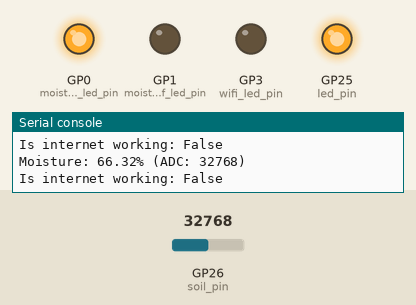
Simulated run of this program. Board: Raspberry Pi Pico running MicroPython. Parts: output pins drawn as LEDs (lit = HIGH), the last lines printed to the serial console. Inputs (shaded band) come from the test bench; at power-on: GP26 (soil_pin) = 32768 (analog values on the 0–65535 scale). WiFi joins after 1.5 s; web requests get an empty 200 reply after 0.4 s.

Above: at 1.2 s.
1.3 s: GP26 (soil_pin) set to 20368
At 2.5 s:
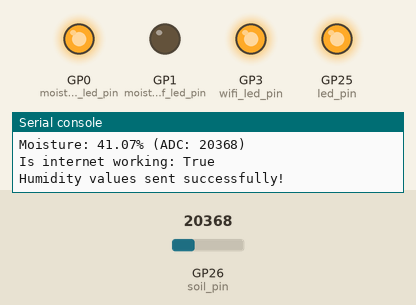
3.0 s: GP26 (soil_pin) set to 18688
Timing chart, 0 to 6.0 s (numbered marks = the images above; inputs shaded):
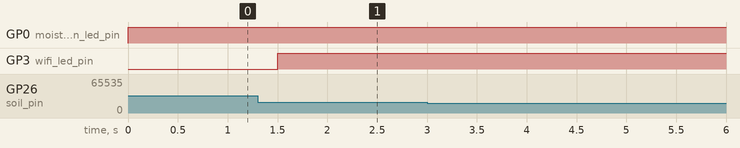

The program:

code.py
```python
from machine import Pin, ADC
import machine
import network
import time
from api import send_humidity_values

######### constants
READ_DELAY =  60 # delay between readings every minute
WIFI_DELAY =  0.5 # delay between readings every minute

MAX_MOISTURE = 208
MIN_MOISTURE = 49300
MOISTURE_THRESHOLD = 40

SSID="Emolija"
PASSWORD="Pachamama2022"
#################

######### Set up the pins
led_pin = Pin('LED', Pin.OUT)
soil_pin = ADC(Pin(26))
wifi_led_pin = Pin(3, Pin.OUT)
moisture_on_led_pin = Pin(0, Pin.OUT)
moisture_off_led_pin = Pin(1, Pin.OUT)
##################

# run the program
led_pin.on()

########## start wifi
wlan = network.WLAN(network.STA_IF)
wlan.active(True)
wlan.connect(SSID, PASSWORD)
##################

########## start pins
wifi_led_pin.low()

# eternal loop to run the app constantly
while True:
    # try until it is connected
    if not wlan.isconnected():
        wlan.connect(SSID, PASSWORD)
        wifi_led_pin.low()
    else:
        wifi_led_pin.high() #find a way to set this only once

    ########
    #  still collect metrics for visual aid
    ########

    # read moisture value and convert to percentage within the calibration range
    value = soil_pin.read_u16()
    moisture = (MAX_MOISTURE - value) * 100 / (MAX_MOISTURE - MIN_MOISTURE)
    # print values
    print("Moisture: " + "%.2f" % moisture + "% (ADC: " + str(value) + ")")
    print(f"Is internet working: {wlan.isconnected()}")

    if moisture >= MOISTURE_THRESHOLD:
        moisture_on_led_pin.high()
        moisture_off_led_pin.low()
    else:
        moisture_on_led_pin.low()
        moisture_off_led_pin.high()

    if wlan.isconnected():
        send_humidity_values(MIN_MOISTURE, MAX_MOISTURE, value, moisture)
        time.sleep(READ_DELAY)
    else:
        time.sleep(WIFI_DELAY)
    
```

api.py
```python
import urequests

# chipset;sensor
SENSOR_METADATA = 'raspberry pi pico;grove moisture sensor'
# name; characteristics
PLANT_MEDATADA = 'monstera;close to the window'

def send_humidity_values(min_value, max_value, value, percentage):
    url = 'http://localhost:5000/data'  # Replace with the appropriate URL of your Flask app

    data = {
        'sensor_metadata': SENSOR_METADATA,
        'min_value': min_value,
        'max_value': max_value,
        'value': value,
        'percentage': percentage,
        'plant_metadata': PLANT_MEDATADA
    }

    try:
        response = urequests.post(url, json=data)
        response.raise_for_status()
        print('Humidity values sent successfully!')
    except urequests.exceptions.RequestException as err:
        print(f'Error sending humidity values: {err}')
```

Measured:
- after the input at 3.0 s, every drawn part: stays the same
